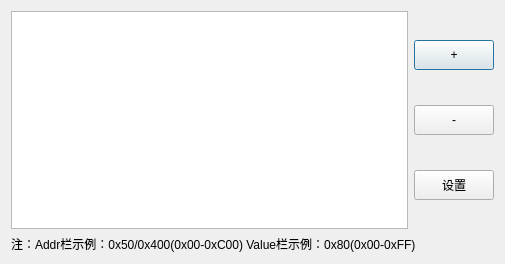
<?xml version="1.0" encoding="UTF-8"?>
<ui version="4.0">
 <class>AdvancedCustom</class>
 <widget class="QDialog" name="AdvancedCustom">
  <property name="geometry">
   <rect>
    <x>0</x>
    <y>0</y>
    <width>505</width>
    <height>264</height>
   </rect>
  </property>
  <property name="windowTitle">
   <string>自定义参数</string>
  </property>
  <layout class="QVBoxLayout" name="verticalLayout_2">
   <item>
    <layout class="QHBoxLayout" name="horizontalLayout">
     <item>
      <widget class="QTableWidget" name="tableWidget">
       <property name="font">
        <font>
         <family>Calibri</family>
        </font>
       </property>
      </widget>
     </item>
     <item>
      <layout class="QVBoxLayout" name="verticalLayout">
       <item>
        <widget class="QPushButton" name="pushButton">
         <property name="minimumSize">
          <size>
           <width>80</width>
           <height>30</height>
          </size>
         </property>
         <property name="text">
          <string>+</string>
         </property>
        </widget>
       </item>
       <item>
        <widget class="QPushButton" name="pushButton_2">
         <property name="minimumSize">
          <size>
           <width>80</width>
           <height>30</height>
          </size>
         </property>
         <property name="text">
          <string>-</string>
         </property>
        </widget>
       </item>
       <item>
        <widget class="QPushButton" name="pushButton_3">
         <property name="minimumSize">
          <size>
           <width>80</width>
           <height>30</height>
          </size>
         </property>
         <property name="text">
          <string>设置</string>
         </property>
        </widget>
       </item>
      </layout>
     </item>
    </layout>
   </item>
   <item>
    <widget class="QLabel" name="label">
     <property name="text">
      <string>注：Addr栏示例：0x50/0x400(0x00-0xC00) Value栏示例：0x80(0x00-0xFF)</string>
     </property>
    </widget>
   </item>
  </layout>
 </widget>
 <resources/>
 <connections/>
</ui>
